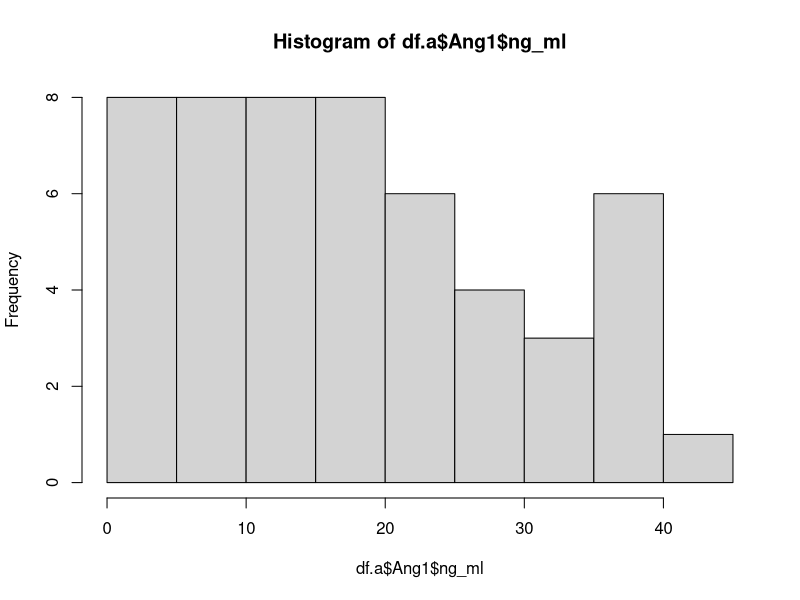
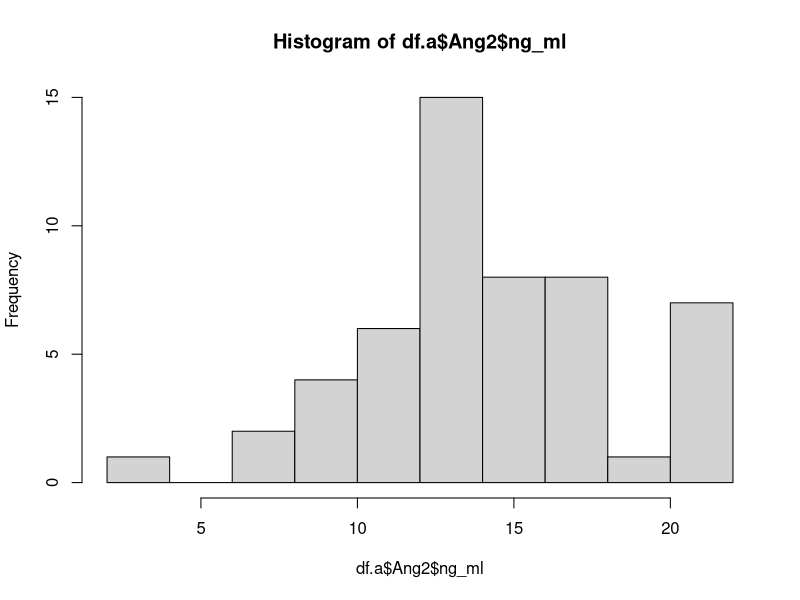
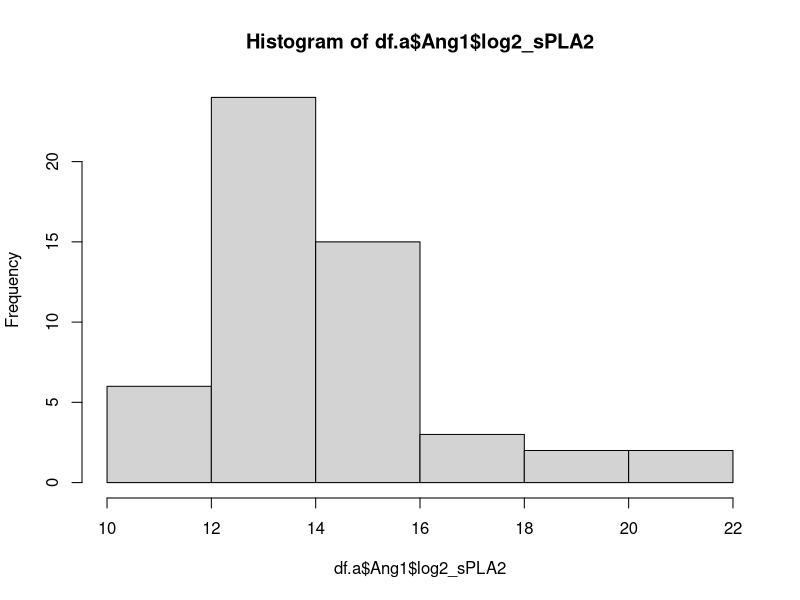
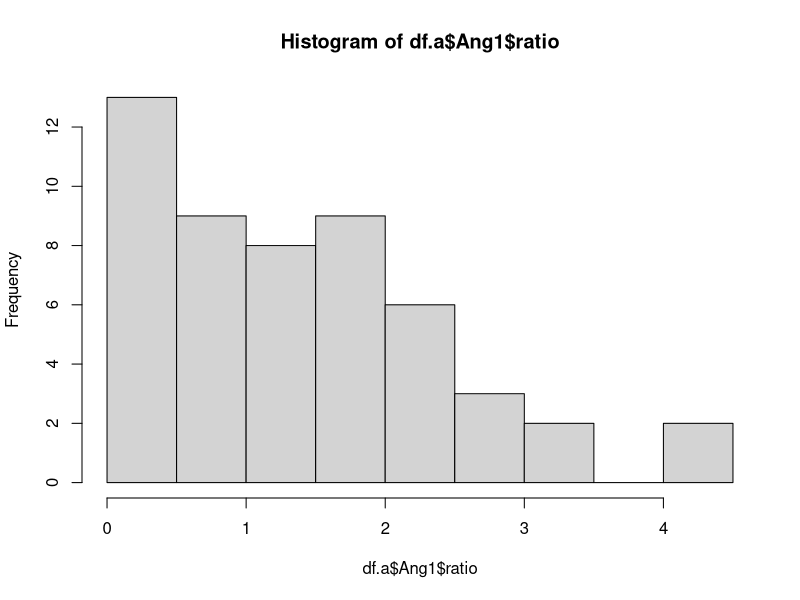
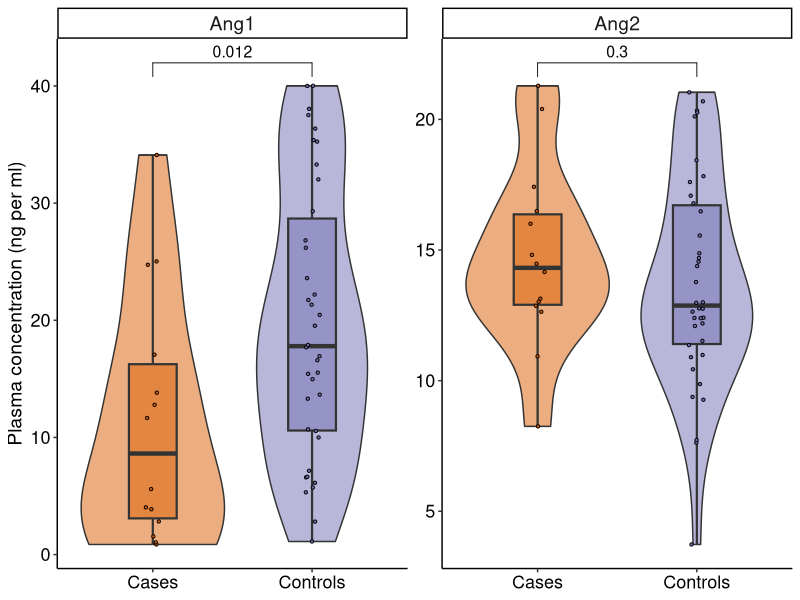
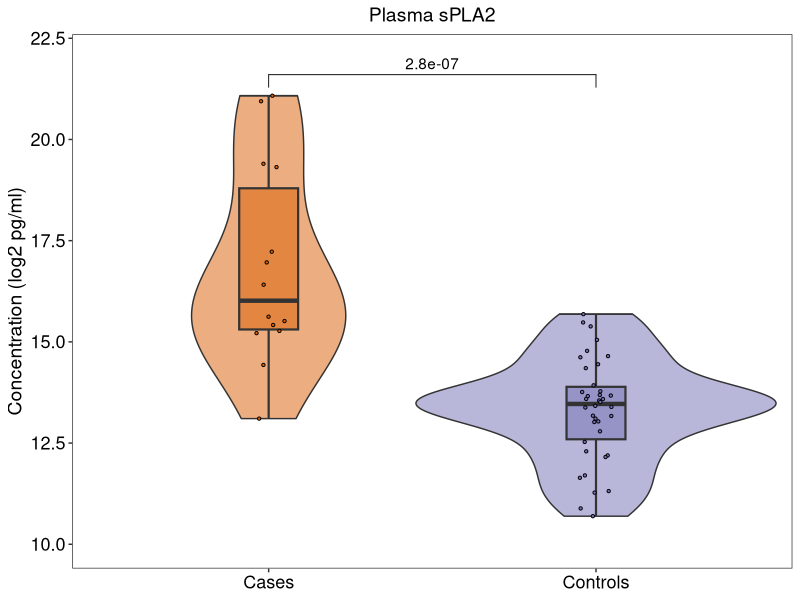
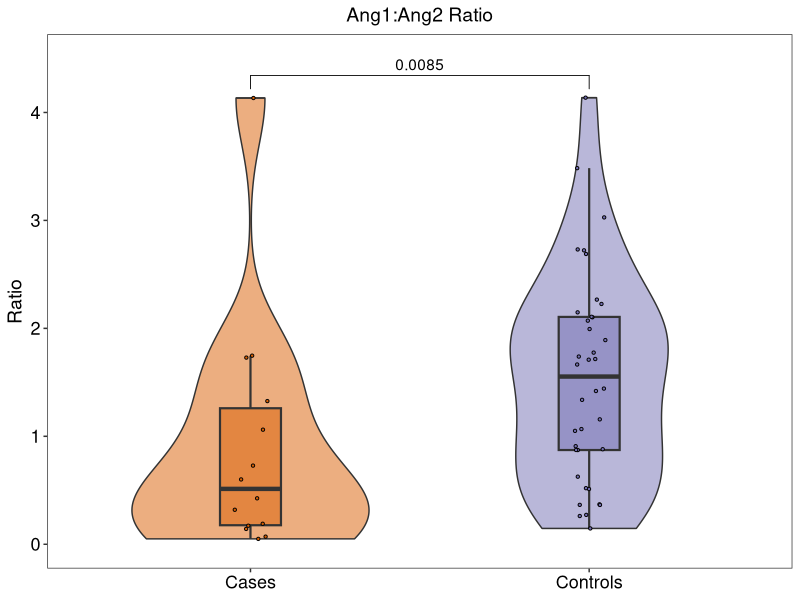
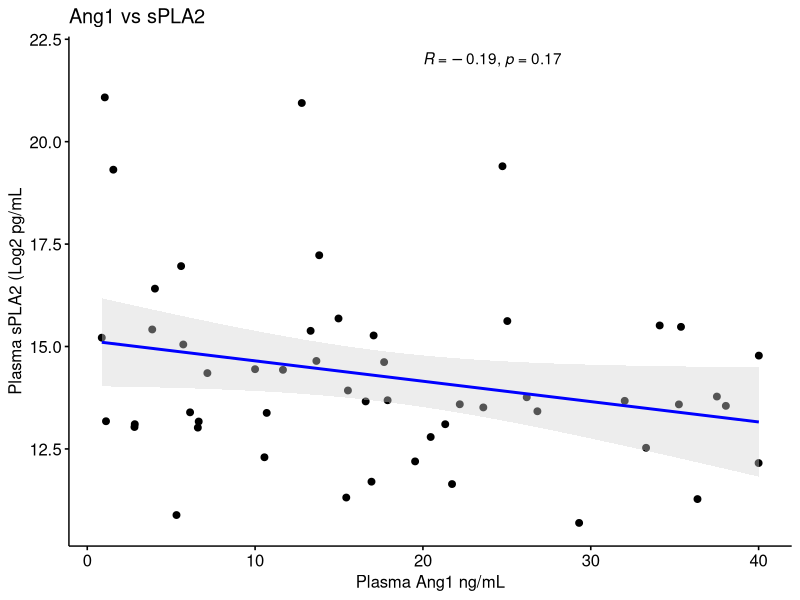

Recreate these plots in R, in order.
######################
# Vascular resilience
# Ang1 and Ang2: master human ELISA analysis
#####################

# In this script, we will generate all ELISA boxplots generated for the manuscripts for human data, Angiopoetin 1 and Angiopoetin 2.

# Current analysis will utilize only newborns who are experienceing their first episode of LOS vs. controls.

# load data
setwd(dirname(rstudioapi::getActiveDocumentContext()$path))

elisa.master <- read.csv("../../Rdata/Human/ms_human_elisa_master.csv")

# load packages
library(plyr)
library(tidyverse)
library(ggpubr)
library(RColorBrewer)

# set output
output.dir <- "../../Figures/human/boxplots/"

# Assess normality --------------------------------------------------------

df.a <- split(elisa.master, elisa.master$protein)

# Ang1
shapiro.test(df.a$Ang1$ng_ml) # p = 0.011
hist(df.a$Ang1$ng_ml)

# Ang2
shapiro.test(df.a$Ang2$ng_ml) # p = 0.27
hist(df.a$Ang2$ng_ml)

# sPLA2
shapiro.test(df.a$Ang1$log2_sPLA2) # p = 0.00033
hist(df.a$Ang1$log2_sPLA2)

# ratio
shapiro.test(df.a$Ang1$ratio) # p = 0.0033
hist(df.a$Ang1$ratio)

# conclude that while Ang2 levels follow a normal distribution and log2_sPLA2 trend towards normality, Ang1 and the rato data are non-normal.  Non-parametric tests are generally more appropriate.


# Set plotting aesthetics -------------------------------------------------
box.theme <- theme(panel.grid = element_blank(),
                   axis.text = element_text(size = 13, colour = "black"),
                   strip.text = element_text(size = 14),
                   axis.title = element_text(size = 14),
                   axis.title.x = element_blank(),
                   legend.position = "none",
                   plot.title = element_text(size = 14, hjust = 0.5))

cor.theme <- theme(panel.grid = element_blank(),
                   axis.text = element_text(size = 11, colour = "black"),
                   strip.text = element_text(size = 14),
                   axis.title = element_text(size = 14),
                   legend.position = "none",
                   axis.text.x = element_text(size = 13),
                   plot.title = element_text(size = 14, hjust = 0.5))

# Set Colours
cols <- brewer.pal("Dark2", n = 3)
cols <- cols[c(2:3)]



# Generating Boxplots -----------------------------------------------


# Ang1_Ang2_elisas_human_clinical: boxplot ####
elisa_ang1_ang2 <- ggplot(elisa.master, aes(group, ng_ml, fill = group)) +
  geom_violin(draw_quantiles = TRUE, alpha = 0.5) +
  geom_boxplot(outlier.shape = NA, alpha = 0.5, size = 0.75, width = 0.3) +
  geom_point(position = position_jitter(width = 0.05), shape = 21, size = 0.8) +
  stat_compare_means(size = 4, method = "wilcox", comparisons = list(c("Controls", "Cases")), label = "p.format") +
  labs(y = "Plasma concentration (ng per ml)") +
  facet_wrap(~protein, scales = "free") +
  scale_fill_manual(values = cols) +
  theme_classic() + 
  box.theme

elisa_ang1_ang2

# print
ggsave(paste0(output.dir, "fe_violin_human_elisa_case_control_a1a2.pdf"),
       device = "pdf",
       dpi = 300,
       width = 4, height = 3.5)

#sPLA2_elisa_controls_vs_cases ####

elisa_sPLA2 <- ggplot(df.a$Ang1, aes(group, log2_sPLA2, fill = group)) +
  geom_violin(draw_quantiles = TRUE, alpha = 0.5, width = 1.1) +
  geom_boxplot(outlier.shape = NA, alpha = 0.5, size = 0.75, width = 0.18) +
  geom_point(position = position_jitter(width = 0.05), shape = 21, size = 0.8) +
  stat_compare_means(method = "wilcox", label = "p.format", comparisons = list(c("Controls", "Cases"))) +
  labs(y = "Concentration (log2 pg/ml)", title = "Plasma sPLA2") + 
  scale_fill_manual(values = cols) +
  theme_bw() + 
  box.theme +
  ylim(c(10,22))

elisa_sPLA2

# print
ggsave(paste0(output.dir, "fe_violin_human_elisa_case_control_sPLA2.pdf"),
       device = "pdf",
       dpi = 300,
       width = 2.5, height = 3.5)

  
# ratio_Ang1_Ang2_elisas_human_clinical ####

elisa_ang1ang2_ratio <- ggplot(df.a$Ang1, aes(group, ratio, fill = group)) +
  geom_violin(draw_quantiles = TRUE, alpha = 0.5, width = 0.7) +
  geom_boxplot(outlier.shape = NA, alpha = 0.5, size = 0.75, width = 0.18) +
  geom_point(position = position_jitter(width = 0.05), shape = 21, size = 0.8) +
  stat_compare_means(method = "wilcox", label = "p.format", comparisons = list(c("Controls", "Cases"))) +
  labs(title = "Ang1:Ang2 Ratio", y = "Ratio") + 
  scale_fill_manual(values = cols) +
  theme_bw() + 
  box.theme +
  ylim(c(0,4.5))

elisa_ang1ang2_ratio

# print
ggsave(paste0(output.dir, "fe_violin_human_elisa_case_control_a1a2_ratio.pdf"),
       device = "pdf",
       dpi = 300,
       width = 2.5, height = 3.5)


# Correlation plots -------------------------------------------------------


# Ang1 vs. sPLA2 ####
a1 <- elisa.master[elisa.master$protein == "Ang1",]

test <- cor.test(~ng_ml +  log2_sPLA2, method = "spearman", data = a1)

# get results
pval <- round(test$p.value, digits = 4)
r <- round(test$estimate, digits = 3)

# create label
res.lab <- paste0("Spearman's r = ", r, ", p = ", pval)
res.lab

# plot

ggscatter(a1, x = "ng_ml", y = "log2_sPLA2",
          add = "reg.line",
          add.params = list(color = "blue", fill = "lightgray"),
          conf.int = TRUE) +
  stat_cor(method = "spearman", label.x = 20, label.y = 22) +
  labs(x = "Plasma Ang1 ng/mL", y = "Plasma sPLA2 (Log2 pg/mL") +
  ggtitle("Ang1 vs sPLA2")


# save
ggsave(paste0(output.dir, "spearman_fe_human_corplot_a1vspla2.pdf"),
       device = "pdf",
       dpi = 300,
       width = 4, height = 3.5)


# Ang2 vs. sPLA2 ####
a2 <- elisa.master[elisa.master$protein == "Ang2",]

ggscatter(a2, x = "ng_ml", y = "log2_sPLA2",
          add = "reg.line",
          add.params = list(color = "blue", fill = "lightgray"),
          conf.int = TRUE) +
  stat_cor(method = "spearman", label.x = 15, label.y = 22) +
  labs(x = "Plasma Ang2 ng/mL", y = "Plasma sPLA2 (Log2 pg/mL") +
  ggtitle("Ang2 vs sPLA2")


# save
ggsave(paste0(output.dir, "spearman_fe_human_corplot_a2vspla2.pdf"),
       device = "pdf",
       dpi = 300,
       width = 4, height = 3.5)

# Ang1/2 ratio vs. sPLA2 ####


# plot
ggscatter(a2, x = "ratio", y = "log2_sPLA2",
          add = "reg.line",
          add.params = list(color = "blue", fill = "lightgray"),
          conf.int = TRUE) +
  stat_cor(method = "spearman", label.x = 2, label.y = 22) +
  labs(x = "Plasma Ang1:2 ratio", y = "Plasma sPLA2 (Log2 pg/mL)", title = "Ang1:2 ratio vs sPLA2")


# save
ggsave(paste0(output.dir, "spearman_fe_human_corplot_a1a2ratiovspla2.pdf"),
       device = "pdf",
       dpi = 300,
       width = 4, height = 3.5)

# END ####
